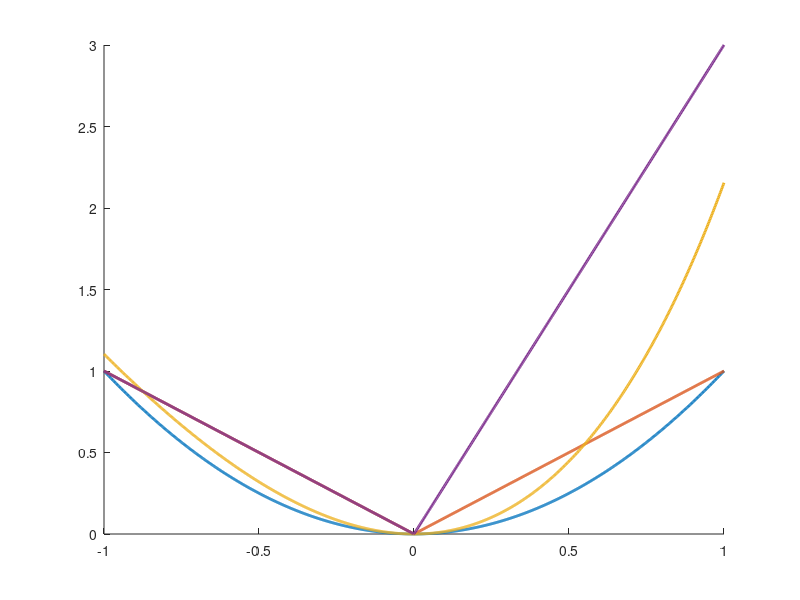

MATLAB code to generate this figure: (Note: this script raises an error after producing the figure.)
% Script: plot_loss_functions.m
% NOTE: To be able to run this code, you need the contents of the db.toolbox available from:
% https://github.com/4db83/db.toolbox/archive/refs/heads/main.zip. Unzip the contents locally
% to the same directory as this script, and then uncomment the following line below:
% addpath(genpath('./db.toolbox-main'))
clear;clc;clf;

% parameter values
e  = linspace(-1,1,1e3)';

%	Quadratic Error Loss: 
QEL = @(e) (e.^2);
% Absolute Error Loss: 
AEL = @(e) (abs(e));
% LinEx Error Loss: 
b = 3; a = 1;
LINEX = @(e) ( b*(exp(a*e) - a*e-1) );
% LinLin Error Loss: 
b = 3; a = 1; I = e > 0;
LINLIN = @(e) ( b*abs(e).*I + a*abs(e).*(1-I)  );

% clear plotting area and set default linewidth to 2
clf; 
set(groot,'defaultLineLineWidth',2); 
Fns = 18; % font size
hold on; LG = [];
  LG(1) = plot(e,QEL(e));
  LG(2) = plot(e,AEL(e));
  LG(3) = plot(e,LINEX(e));
  LG(4) = plot(e,LINLIN(e));
vline(0,'k:');
hold off;
box on; grid on;
setplot([.80 .24], Fns, 1);
set(gca,'GridLineStyle',':','GridAlpha',1/3);
% ylim([-.25 1.05])
setoutsideTicks
ylabel('$L(e)$', 'Interpreter','latex')
moveylabel(-.01)
xlabel('$e$', 'Interpreter','latex')
movexlabel(-.05)
add2yaxislabel
tickshrink(.6)
% add legend
legnames = { 'Quadratic',...
             'Absolute',...
             'LinEx',...
             'LinLin'}; 
legendflex(LG, legnames, 'fontsize', Fns - 1, 'anchor',[1 1],'Interpreter','Latex')

% uncomment to print to pdf 
% print2pdf('loss_functions_2022','../graphics')



























%EOF
